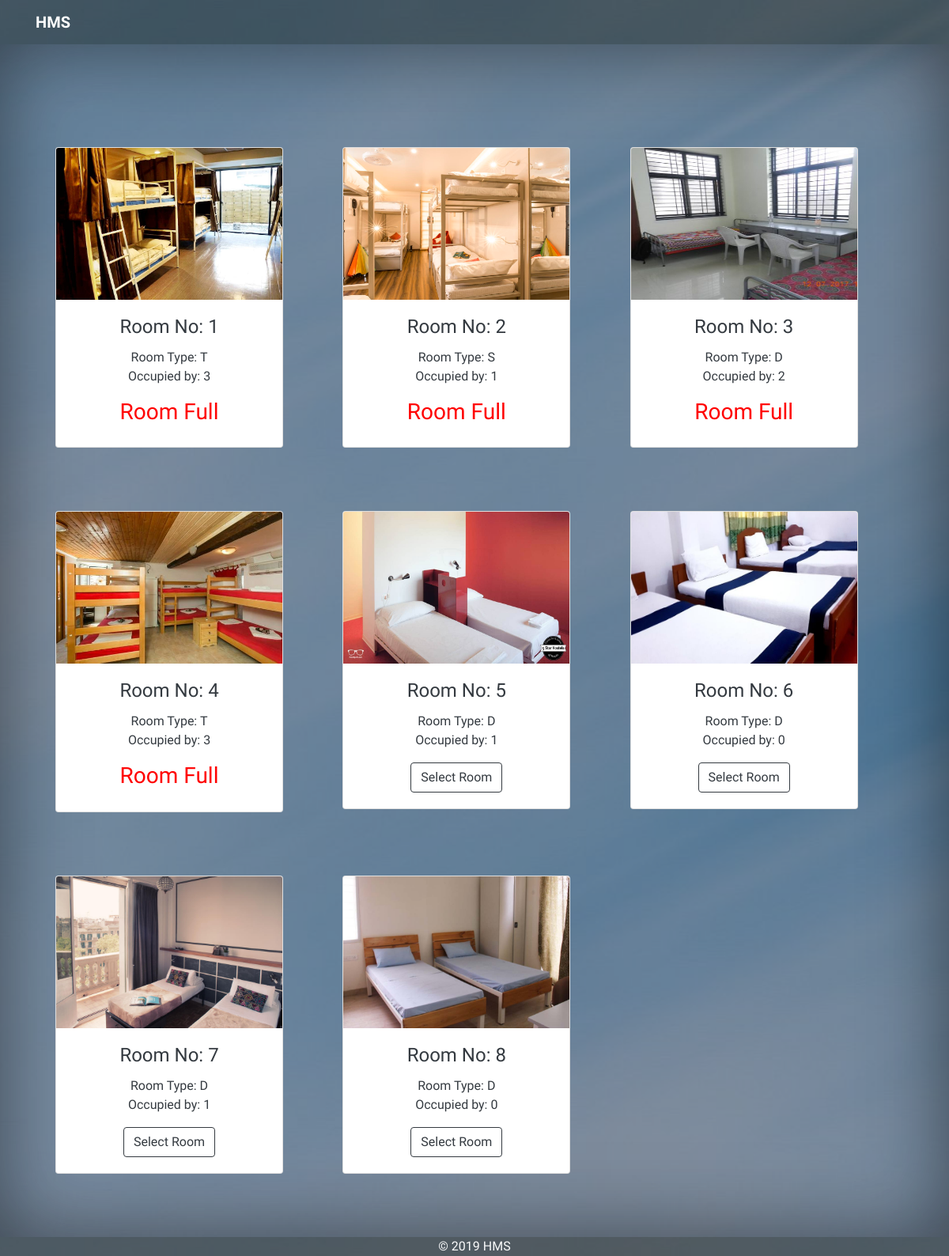
Page /rooms/ (signed in) on the committed database.
### accounts/models.py (models this page shows, shortened)
class Room(models.Model):
    no = models.CharField(max_length=5, default=None, unique=True)
    cover = models.ImageField(upload_to='images/')
    room_choice = [('S', 'Single Room'), ('D', 'Double Room'), ('T', 'Triple Room')]
    room_type = models.CharField(choices=room_choice, max_length=1, default=None)
    vacant = models.BooleanField(default=False)
    capacity = models.PositiveIntegerField(validators=[MinValueValidator(1), MaxValueValidator(4)])
    present = models.PositiveIntegerField(validators=[MaxValueValidator(4)], default=0, blank=True, null=True)

### accounts/views.py (the view)
# urls.py: path('rooms/', views.room_all_view, name='rooms'),
@login_required()
def room_all_view(request):
    if 'userred' in request.session:
        request.session['userred1'] = True
        rooms = Room.objects.all()
        roomdata = []
        for x in rooms:
            remains = x.capacity - x.present
            y = {'no': x.no, 'type': x.room_type, 'present': x.present, 'remains': remains, 'cover': x.cover}
            roomdata.append(y)
            print('hello', x.cover)
        context = {'roomdata': roomdata}
        return render(request, 'accounts/room_all.html', context)
    else:
        return render(request, 'accounts/testing.html')

### accounts/templates/accounts/room_all.html (shortened to what this page needs)
{% extends 'accounts/base.html' %}
{% block content %}
<div class="row" style="padding-top:10%">
    {% for y in roomdata %}
    <div class="col-sm-4" style="padding-bottom: 5rem;">
        <div class="card" style="width: 18rem;">
            <div style="max-width: 100%; height: 12rem;">
                <img src='{{ y.cover.url}}' class="card-img-top" alt="..." style="height:100%; max-width:100%;">
            </div>
            <div class="card-body">
                <h4 class="card-title text-dark">Room No: {{y.no}}</h4>
                <p class="card-text text-dark">Room Type: {{y.type}} <br>
                    Occupied by: {{y.present}}
                </p>
                <form method="POST" action="{% url 'roomselect' y.no %}"
                      onsubmit="myButton.disabled = true; return true;">
                    {% if y.remains > 0 %}
                    <button type="submit" class="btn btn-outline-dark">Select Room</button>
                    {% else %}
                    <h3 style="color: red;">Room Full</h3>
                    {% endif %}
                </form>
            </div>
        </div>
    </div>
    {% endfor %}
</div>
{% endblock %}

### rows in the picture
Room: shows a picture, no "1", type "T", present "3", shows "Room Full"
Room: shows a picture, no "2", type "S", present "1", shows "Room Full"
Room: shows a picture, no "3", type "D", present "2", shows "Room Full"
Room: shows a picture, no "4", type "T", present "3", shows "Room Full"
Room: shows a picture, no "5", type "D", present "1", shows "Select Room"
Room: shows a picture, no "6", type "D", present "0", shows "Select Room"
Room: shows a picture, no "7", type "D", present "1", shows "Select Room"
Room: shows a picture, no "8", type "D", present "0", shows "Select Room"
